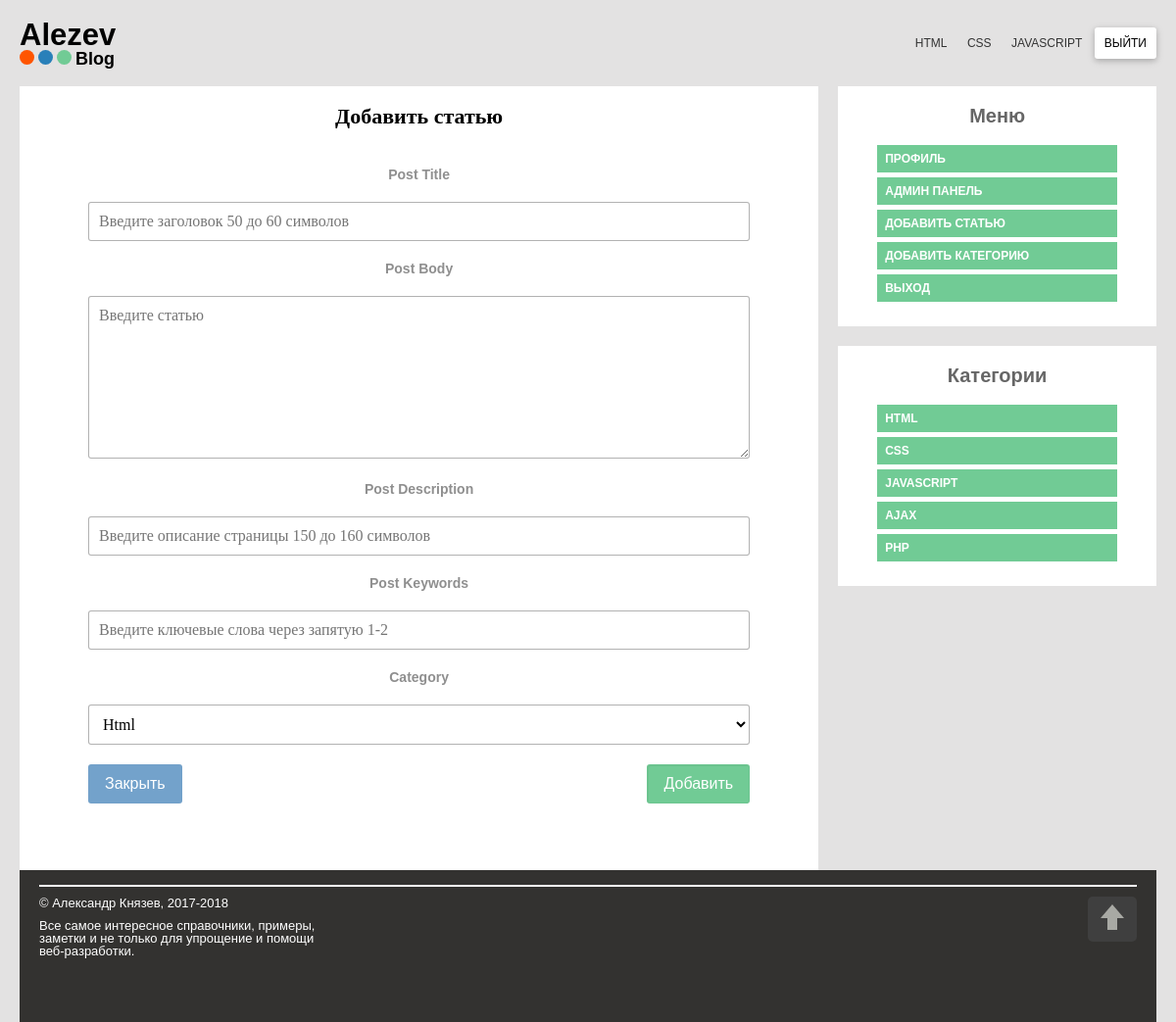
The app's page /add_post.php (signed in) with its own data.
### tables this page shows
CREATE TABLE `categories` (
  `id` int(11) NOT NULL,
  `name` varchar(255) NOT NULL
);

### lib/Database.php (called while the page is built, shortened)
<?php
class Database {
	public $host = DB_HOST;
	public $username = DB_USER;
	public $password = DB_PASS;
	public $db_name = DB_NAME;
	public $link;
	public function connect(){
		$this->link = new mysqli($this->host, $this->username, $this->password, $this->db_name);
	}
	public function select($query){
		$result = $this->link->query($query) or die($this->link->errors.__LINE__);
		if($result->num_rows > 0){
			return $result;
		} else {
			return false;
		}
	}
}

### add_post.php (the view, shortened to what this page needs)
<?php
include_once 'includes/header.php'; ?>
<?php
	$query = "SELECT * FROM categories";
	$categories = $db->select($query);
?>
<article class="admin-block">
<h4>Добавить статью</h4>
<form method="post" action="add_post.php">
	<div class="field-wrap">
		<label>Post Title</label>
		<input type="text" name="title" class="form-control" placeholder="Введите заголовок 50 до 60 символов"/>
	</div>
	<div class="field-wrap">
		<label>Post Body</label>
		<textarea name="body" rows="8" class="form-control" placeholder="Введите статью"></textarea>
	</div>
	<div class="field-wrap">
		<label>Post Description</label>
		<input type="text" name="description" class="form-control" placeholder="Введите описание страницы 150 до 160 символов"/>
	</div>
	<div class="field-wrap">
		<label>Post Keywords</label>
		<input type="text" name="tags" class="form-control" placeholder="Введите ключевые слова через запятую 1-2"/>
	</div>
	<div class="field-wrap">
		<label>Category</label>
		<select name="category" class="form-control">
			<?php while($row = $categories->fetch_assoc()) :?>
				<?php if($row['id'] == $post['category']) {
					$selected = 'selected';
				} else {
					$selected = '';
				}
				?>
			<option <?php echo $selected; ?> value="<?php echo $row['id']; ?>"><?php echo $row['name']; ?></option>
		<?php endwhile; ?>
		</select>
	</div>
	<div class="adm-nav">
		<input type="submit" name="submit" class="btn" value="Добавить">
		<a href="index.php">Закрыть</a>
	</div>
</form>
</article>
<?php include_once 'includes/footer.php'; ?>

### includes/footer.php (shortened to what this page needs)
</div>
		<?php
			if(isset($_SESSION['logged_type_user']) && $_SESSION['logged_type_user'] == 'Administrator') {
		?>
		<aside class="sidebar menu-sidebar">
			<h3>Меню</h3>
			<ul>
				<li><a href="profile.php">Профиль</a></li>
				<li><a href="admin.php">Админ панель</a></li>
				<li><a href="add_post.php">Добавить статью</a></li>
				<li><a href="add_category.php">Добавить категорию</a></li>
				<li><a href="logout.php">Выход</a></li>
			</ul>
		</aside>
		<?php
			}
		?>
		<aside class="sidebar">
			<h3>Категории</h3>
			<?php if($categories_all) : ?>
			<ul>
				<?php while($row = $categories_all->fetch_assoc()) : ?>
					<li><a href="category.php?id=<?php echo $row['id']; ?>"><?php echo $row['name']; ?></a></li>
				<?php endwhile; ?>
			</ul>
			<?php else : ?>
				<p>Нету категорий</p>
			<?php endif; ?>
		</aside>
		<footer>
			<div class="line-bottom"></div>
			<div class="footer-copyright">
				<p>© Александр Князев, 2017-2018</p>
				<p>Все самое интересное справочники, примеры, заметки и не только для упрощение и помощи веб-разработки.</p>
			</div>
			<div class="button-top">
				<div class="pointer-left"></div>
				<div class="pointer-right"></div>
			</div>
		</footer>
	</div>
</body>
</html>

### includes/css/style.css (style rules this page uses)
html, body, div, span, applet, object, iframe, h1, h2, h3, h4, h5, h6, p, blockquote, pre, a, abbr, acronym, address, big, cite, code, del, dfn, em, img, ins, kbd, q, s, samp, small, strike, strong, sub, sup, tt, var, b, u, i, center, dl, dt, dd, ol, ul, li, fieldset, form, label, legend, table, caption, tbody, tfoot, thead, tr, th, td, article, aside, canvas, details, embed, figure, figcaption, footer, header, hgroup, menu, nav, output, ruby, section, summary, time, mark, audio, video { margin: 0; padding: 0; font-size: 100%; vertical-align: baseline; }
article, aside, details, figcaption, figure, footer, header, hgroup, menu, nav, section { display: block; }
body { line-height: 1; }
body { background: #E3E2E2FF; font-family: Trebuchet MS, Helvetica, sans-serif; font-size: 16px; }
.sidebar { display: block; background: white; width: 28%; float: right; padding: 20px 0px; margin-bottom: 20px; }
.sidebar h3 { font-size: 20px; font-family: sans-serif; font-weight: bold; text-align: center; padding-bottom: 20px; color: rgba(0, 0, 0, 0.6);; }
.sidebar ul { padding: 0px 40px; list-style: none; }
.sidebar a { background: #71CB95FF; display: block; padding: 8px; text-decoration: none; color: white; font-size: 12px; margin-bottom: 5px; text-transform: uppercase; font-weight: bold; }
footer { height: 140px; background: #333230; padding: 15px 20px 0 20px; clear: both; }
.line-bottom { padding: 2px 0 0 0; background: white; margin-bottom: 10px; }
.footer-copyright { display: inline-block; font-size: 13px; color: white; float: left; }
.footer-copyright p { padding-bottom: 10px; width: 300px; }
.button-top { float: right; width: 50px; height: 46px; background: #434343FF; cursor: pointer; border-radius: 5px; opacity: 0.8; }
.pointer-left { display: block; position: relative; top: 8px; left: 0; right: 0; margin: 0 auto; width: 0px; height: 0px; border-left: 12px solid transparent; border-right: 12px solid transparent; border-bottom: 14px solid #C6C7C1FF; }
.pointer-right { position: relative; top: 5px; left: 0px; right: 0px; margin: 0 auto; width: 10px; height: 15px; background: #C6C7C1FF; }
.field-wrap { padding-top: 20px; text-align: center; }
.btn { float: right; background: #71CB95FF; color: white; padding: 10px 16px; margin-top: 20px; font-size: 16px; border: 1px solid rgba(0, 0, 0, 0.03); border-radius: 3px; box-shadow: 1px 1px 0 rgba(0, 0, 0, 0.05) inset; }
.admin-block { padding: 20px 70px; }
.admin-block h4 { font-family: "Palatino Linotype", "Book Antiqua", Palatino, serif; font-size: 22px; font-weight: bold; text-align: center; margin-bottom: 20px; }
.admin-block label { font-family: "Trebuchet MS", Helvetica, sans-serif; font-size: 14px; font-weight: bold; color: #8F8F8FFF; }
.adm-nav a { display: inline-block; background: #73A2CBFF; color: white; padding: 11px 16px; margin-top: 20px; font-size: 16px; border: 1px solid rgba(0, 0, 0, 0.01); border-radius: 3px; text-decoration: none; }
.form-control { font-family: "Palatino Linotype", "Book Antiqua", Palatino, serif; min-width: 100%; padding: 10px 10px; margin-top: 20px; font-size: 16px; border: 1px solid rgba(0, 0, 0, 0.3); border-radius: 3px; background: white; box-sizing: border-box; }

### records on screen
categories: name "HTML"
categories: name "CSS"
categories: name "JAVASCRIPT"
categories: name "AJAX"
categories: name "PHP"

### other values on screen
form field category "Html"
